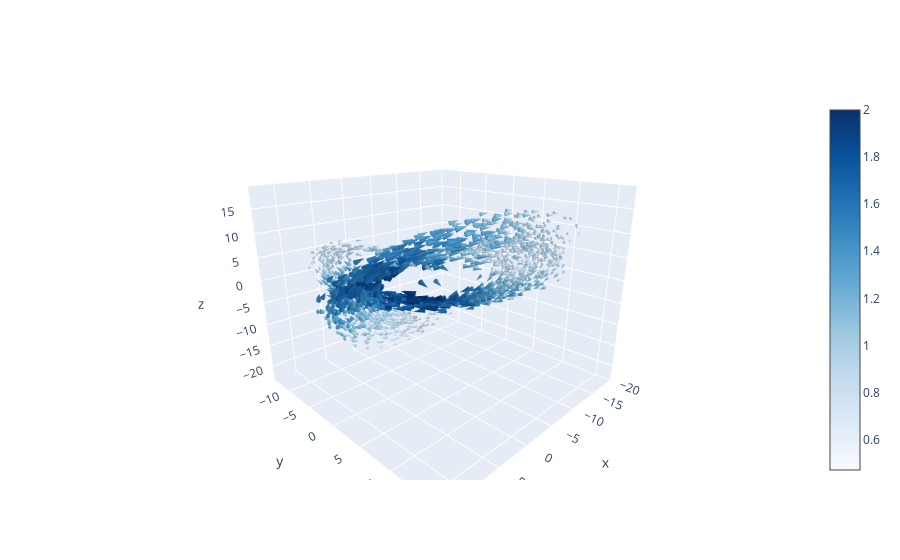

Notebook code for this chart:
### Code cell
df = pandas.read_csv("https://raw.githubusercontent.com/plotly/datasets/master/vortex.csv")

fig = go.Figure(data = go.Cone(
    x=df['x'],
    y=df['y'],
    z=df['z'],
    u=df['u'],
    v=df['v'],
    w=df['w'],
    colorscale='Blues',
    sizemode="absolute",
    sizeref=40))

fig.update_layout(scene=dict(aspectratio=dict(x=1, y=1, z=0.8),
                             camera_eye=dict(x=1.2, y=1.2, z=0.6)))

fig.show()

### Figure 1 — Plotly figure (JSON) as saved in the notebook; plotly's stock layout.template omitted (floating-point values rounded to 4 significant figures; data arrays with more than 128 entries replaced by an {"elided": "..."} marker saying what was removed)
{"data": [{"colorscale": [[0, "rgb(247,251,255)"], [0.125, "rgb(222,235,247)"], [0.25, "rgb(198,219,239)"], [0.375, "rgb(158,202,225)"], [0.5, "rgb(107,174,214)"], [0.625, "rgb(66,146,198)"], [0.75, "rgb(33,113,181)"], [0.875, "rgb(8,81,156)"], [1, "rgb(8,48,107)"]], "sizemode": "absolute", "sizeref": 40, "type": "cone", "u": {"elided": "2000 float values"}, "v": {"elided": "2000 float values"}, "w": {"elided": "2000 float values"}, "x": {"elided": "2000 float values"}, "y": {"elided": "2000 float values"}, "z": {"elided": "2000 float values"}}], "layout": {"scene": {"aspectratio": {"x": 1, "y": 1, "z": 0.8}, "camera": {"eye": {"x": 1.2, "y": 1.2, "z": 0.6}}}}}
